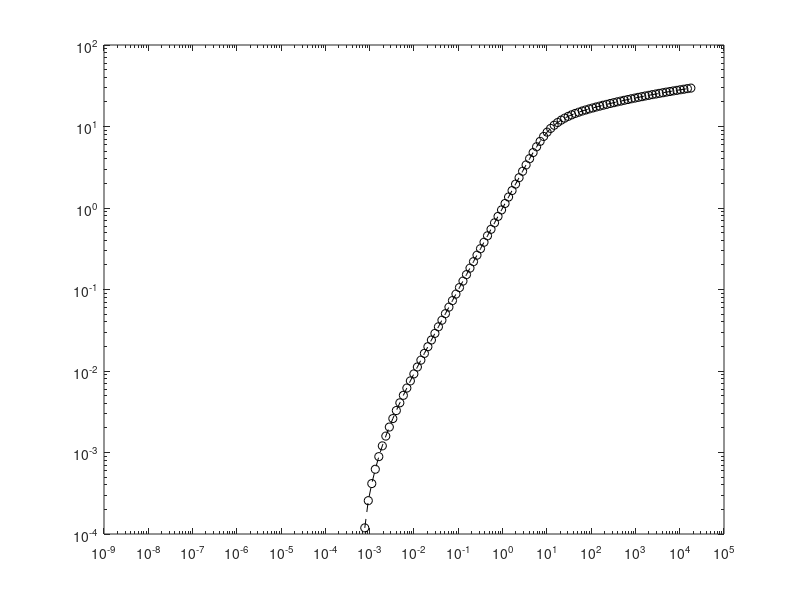
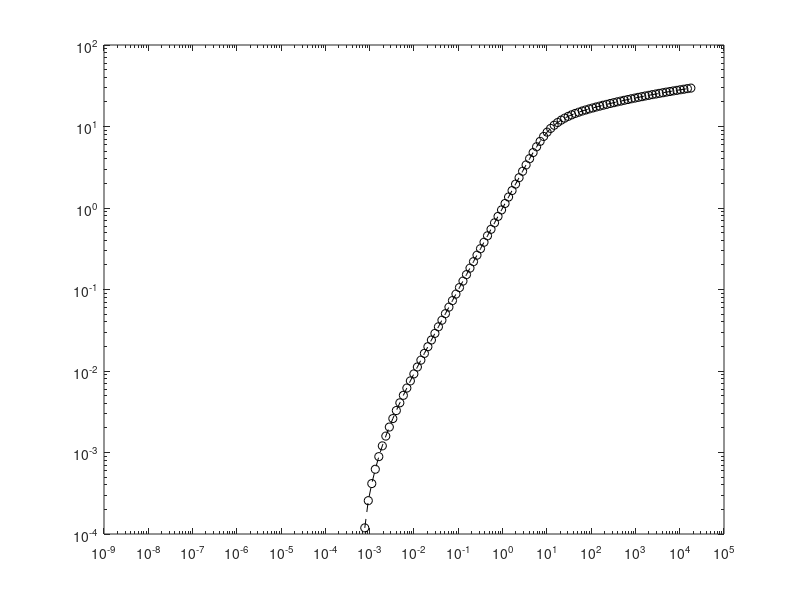
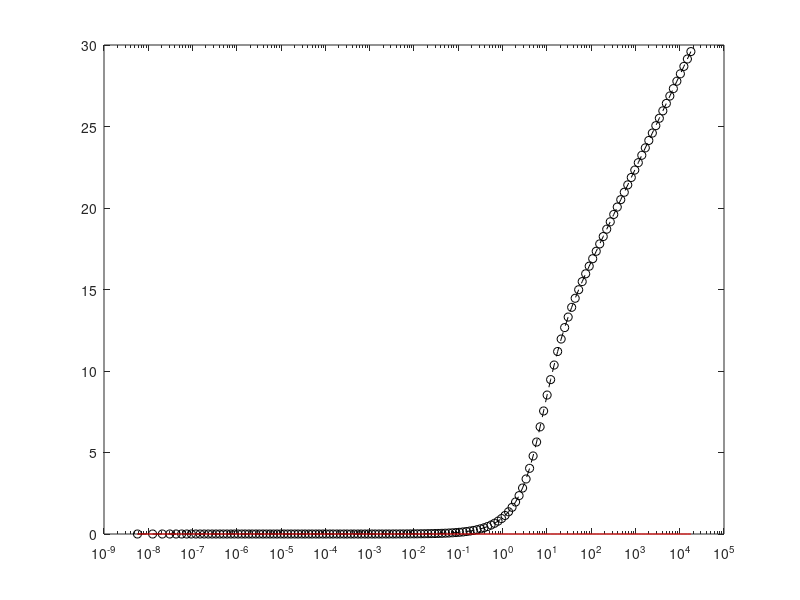

Here is the MATLAB script that generated these plots, in order:
% Smooth surface
ustar=0.9;
nu=1.51e-5;
kapa=0.4;
% c=9.98e-4;
% Rc=8.27;
c=0;
Rc=5;
num=149;
zmax=0.3;
zctrl=1.2;
n=linspace(0,zmax,num);
z=zeros(1,num+1);
dz=zeros(1,num);
z(1)=0;
for i=1:num
    dz(i)=zctrl^(i-1)*zmax/((zctrl^num-1)/(zctrl-1));
    z(i+1)=z(i)+dz(i);
end
zplus=z*ustar/nu;
l1=zeros(1,num+1);
l2=zeros(1,num+1);
dl2=zeros(1,num);
du1=zeros(1,num);
du2=zeros(1,num);
u1=zeros(1,num+1);
u2=zeros(1,num+1);
l1(1)=0;
l2(1)=l1(1);
% l2(1)=(2*kapa*ustar*z(1)^1.5+3*sqrt(Rc)*nu*c)^2/(36*Rc*nu^2);
u1(1)=0;
u2(1)=u1(1);
for i=1:num
    dl2(i)=kapa*(1-exp(-sqrt(1/Rc*u2(i)*l2(i)/nu)));
    l1(i+1)=kapa*z(i+1)*(1-exp(-1/26*zplus(i+1)));
    if i==1
        l2(i+1)=(2*kapa*ustar*z(i+1)^1.5+3*sqrt(Rc)*nu*c)^2/(36*Rc*nu^2);
    else
        l2(i+1)=l2(i)+dl2(i)*dz(i);
    end
    l1c=(l1(i)+l1(i+1))/2;
    l2c=(l2(i)+l2(i+1))/2;
    du1(i)=(-nu+sqrt(nu^2+4*l1c^2*ustar^2))/(2*l1c^2);
    du2(i)=(-nu+sqrt(nu^2+4*l2c^2*ustar^2))/(2*l2c^2);
    u1(i+1)=du1(i)*dz(i)+u1(i);
    u2(i+1)=du2(i)*dz(i)+u2(i);
end
u1plus=u1/ustar;
u2plus=u2/ustar;
% plot(zplus,l1,'k')
% hold on
% plot(zplus,l2,'r')
% hold off
figure(1);
loglog(zplus,u1plus,'k--o')
hold on
loglog(zplus,u2plus,'r')
hold off
savefig(1,"loglog")
figure(2);
semilogx(zplus,u1plus,'k--o')
hold on
semilogx(zplus,u2plus,'r')
hold off
savefig(1,"semilog")